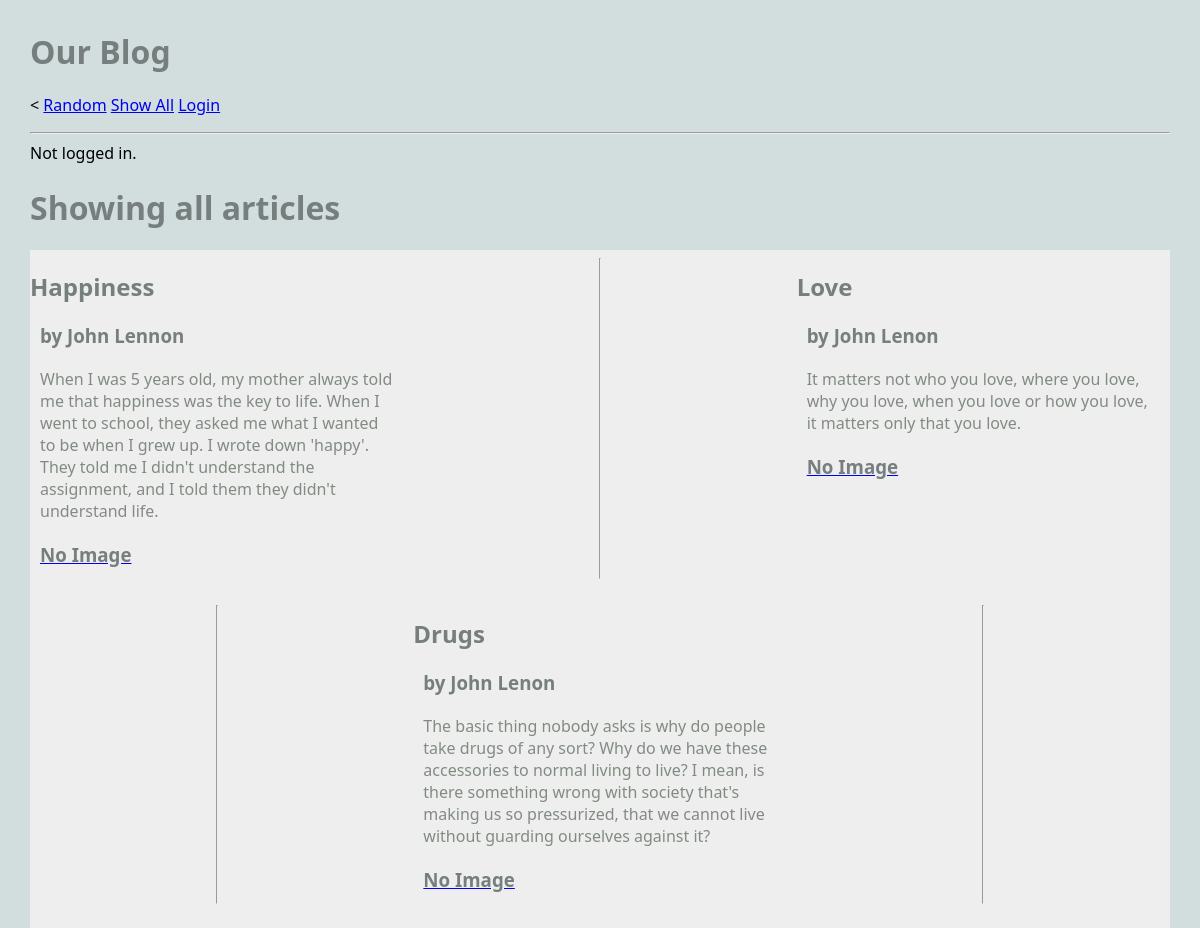
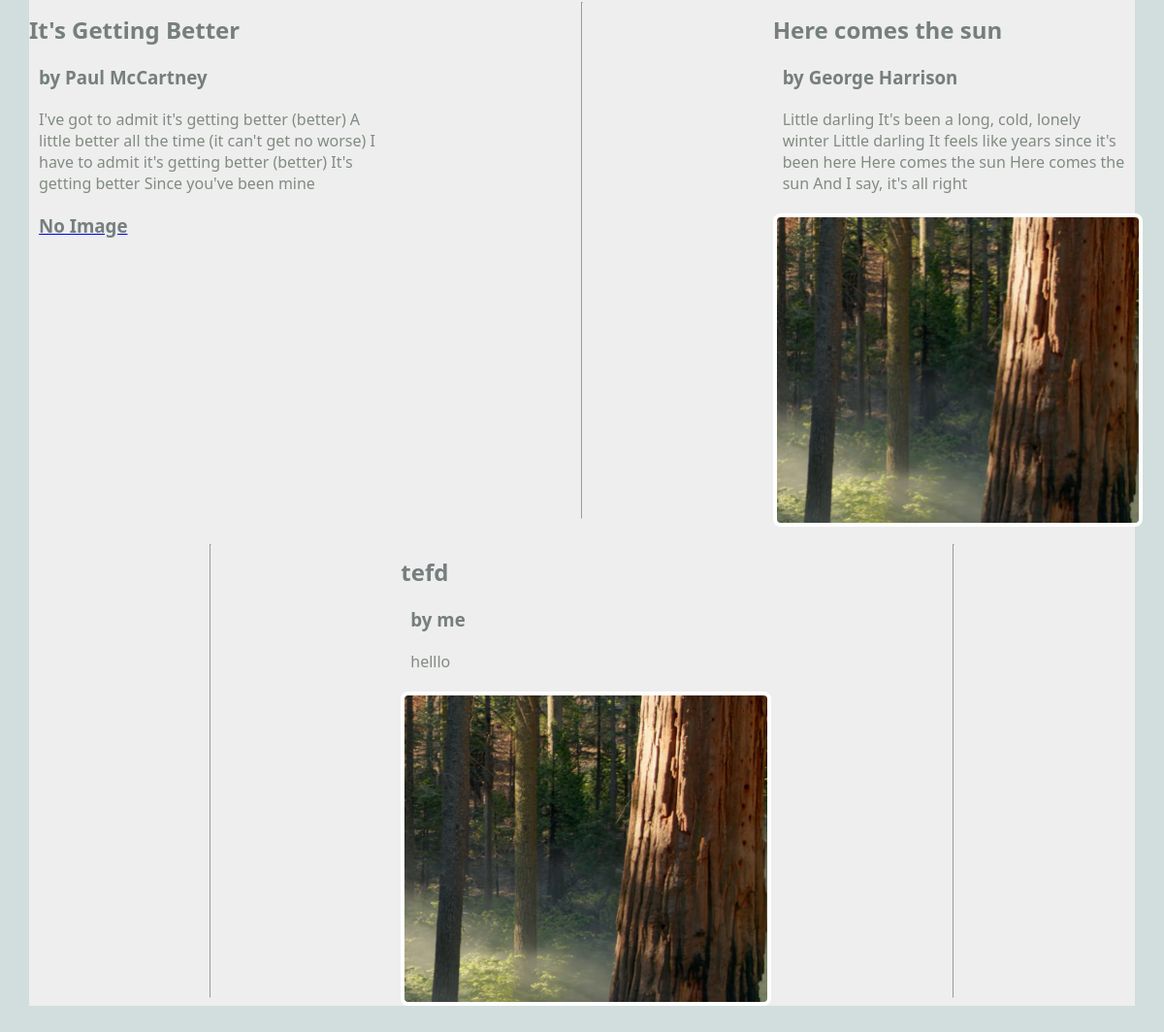
/blog/show_all, run on the app's committed database (2 pictures, top to bottom).
### blog/models.py (models this page shows, shortened)
class Article(models.Model):
    title = models.TextField(blank=True)
    author = models.TextField(blank=True)
    text = models.TextField(blank=True)
    published = models.DateTimeField(auto_now=True)
    image_file = models.ImageField(blank=True) # an actual image
    user = models.ForeignKey(User, on_delete=models.CASCADE) ## NEW

### blog/views.py (the view)
# urls.py: path('show_all', ShowAllViews.as_view(), name="show_all"),
class ShowAllViews(ListView):
    model = Article
    template_name = "blog/show_all.html"
    context_object_name = "articles"
    def dispatch(self, request, *args, **kwargs):
        if request.user.is_authenticated:
            print(f'ShowAllView.dispatch(): request.user={request.user}')
        else:
            print(f'ShowAllView.dispatch(): not logged in.')
        return super().dispatch(request, *args, **kwargs)

### blog/templates/blog/show_all.html
{% extends 'blog/base.html' %}
{% block content %}
<h1>Showing all articles</h1>
<main class="grid-container">
    {% for article in articles %}
    <article>
        <div>
        <h2>{{article.title}}</h2>
        <h3>by {{article.author}}</h3>
        <p>
            {{article.text}}
        </p>
        </div>
        <a href="{% url 'article' article.pk %}">
        {% if article.image_file %}
        <img src="{{article.image_file.url}}" alt="">
        {% else %}
        <h3>No Image</h3>
        {% endif %}
        </a>
    </article>
    <hr>
    {% endfor %}
</main>
{% endblock %}

### static/styles-blog.css (style rules this page uses)
body { margin: 30px; background: #d1dedd; font-family:'Segoe UI', Tahoma, Geneva, Verdana, sans-serif; }
h1, h2, h3 { color: #767f7e; }
p { color: #828b82; }
.grid-container { background: #eee; max-width: 900px; display: grid; grid-template-columns: repeat(3, 1fr); grid-gap: 10px; max-width: 1200px; margin: 20px auto; }
article img, article.featured img { width: 100%; border: 4px solid #fff; border-radius: 8px; }
article p, article h3 { margin: 20px 10px; }

### data on the page
Article: title "Happiness", author "John Lennon", text "When I was 5 years old, my mother always told me that happiness was the key to life. When I went to school, they asked me what I wanted to be when I grew up. I wrote down 'happy'. They told me I didn't understand the assignment, and I told them they didn't understand life.", image_file "No Image"
Article: title "Love", author "John Lenon", text "It matters not who you love, where you love, why you love, when you love or how you love, it matters only that you love.", image_file "No Image"
Article: title "Drugs", author "John Lenon", text "The basic thing nobody asks is why do people take drugs of any sort? Why do we have these accessories to normal living to live? I mean, is there something wrong with society that's making us so pressurized, that we cannot live without guarding ourselves against it?", image_file "No Image"
Article: title "It's Getting Better", author "Paul McCartney", text "I've got to admit it's getting better (better) A little better all the time (it can't get no worse) I have to admit it's getting better (better) It's getting better Since you've been mine", image_file "No Image"
Article: title "Here comes the sun", author "George Harrison", text "Little darling It's been a long, cold, lonely winter Little darling It feels like years since it's been here Here comes the sun Here comes the sun And I say, it's all right", image_file (picture)
Article: title "tefd", author "me", text "helllo", image_file (picture)
